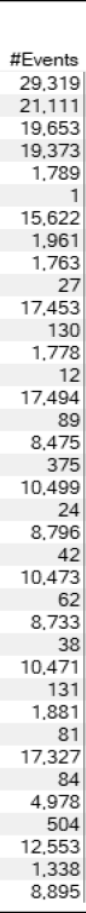
#> input picture pociete/#Events.png, 86 x 913 px
$ python -i text_to_table.py   (imports and definitions only)
#> lines starting #> are read from the running program, lines starting #| are printed output that depends on the picture; after the words box and inside, x2 and y2 are one past the last pixel; in counts of white or black regions, pixels touching at a corner belong together
import pytesseract
import cv2
import pandas as pd
import numpy as np
import re
import os
from datetime import datetime


# [21 lines left out: function remove_squares, not called in this run]


def crop_to_content(image):

    _, thresholded = cv2.threshold(image, 100, 255, cv2.THRESH_BINARY_INV)
    contours, _ = cv2.findContours(
        thresholded, cv2.RETR_EXTERNAL, cv2.CHAIN_APPROX_SIMPLE
    )
    if contours:
        largest_contour = max(contours, key=cv2.contourArea)
        x, y, w, h = cv2.boundingRect(largest_contour)
        return image[y : y + h, x : x + w]
    else:
        return image


def odczytaj_tekst_ze_zdjecia(sciezka) -> str:
    """Główna funkcja wykonująca operację podzielenia obrazu na 4 części i odczytania informacji.
    Jest ona wykonywana dla każdego obrazu przekazanego do programu.

    Args:
        path (str): ścieżka do zdjęcia, z którego mają być odczytane informacje

    Returns:
        str: Zwraca ścieżkę do CSV konwerstowanego zdjęcia, który zostanie wykorzystany jako skoroszyt w xlsx.
    """
#> called with sciezka = 'pociete/#Events.png'

    obraz = cv2.imread(sciezka)
#> obraz is the input picture: shape (913, 86, 3); min 0, max 255, mean 226
    skala_szarosci = cv2.cvtColor(obraz, cv2.COLOR_BGR2GRAY)
    wyciety = crop_to_content(skala_szarosci)
#> in crop_to_content, `_, thresholded = cv2.threshold(image, 100, 255, cv2.THRESH_BINARY_INV)`:
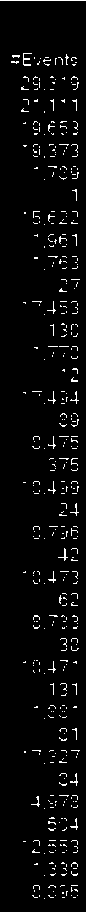
#> thresholded: shape (913, 86); 3.7% white in thin lines or dots
#> in crop_to_content, `contours, _ = cv2.findContours( thresholded, cv2.RETR_EXTERNAL, cv2.CH..`: contours = 435 contours, all with area under 20
#> in crop_to_content, `largest_contour = max(contours, key=cv2.contourArea)`: largest_contour = contour of 16 points, box (x1, y1, x2, y2) (23, 53, 32, 66), area 14
#> in crop_to_content, `x, y, w, h = cv2.boundingRect(largest_contour)`: x = 23; y = 53; w = 9; h = 13
    szerokosc = int(wyciety.shape[1] + 100)
#> szerokosc = 109
    wysokosc = int(wyciety.shape[0] + 100)
#> wysokosc = 113
    powiekszony = cv2.resize(wyciety, (szerokosc, wysokosc))
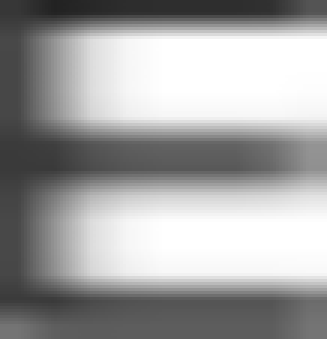
#> powiekszony: shape (113, 109) (shown 3 times larger); min 34, max 255, mean 161.7
    wyostrzony = cv2.GaussianBlur(powiekszony, (0, 0), 3)
    wyostrzony = cv2.addWeighted(powiekszony, 1.5, wyostrzony, -0.5, 0)

    # Dzielenie na 4 kolumny
    os.makedirs("pociete", exist_ok=True)
#> (the run stopped early here; a loop or call above may not have finished)
